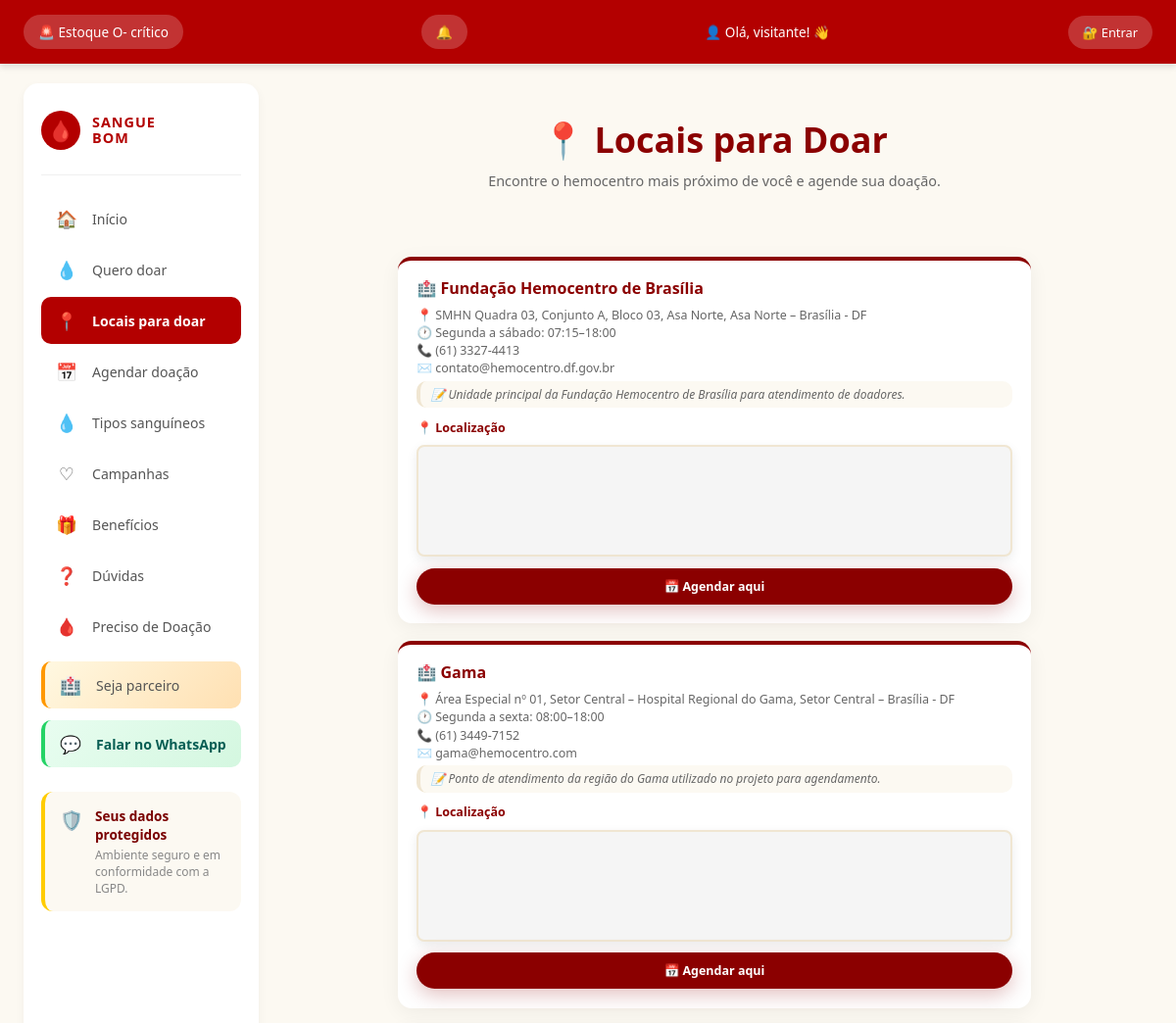
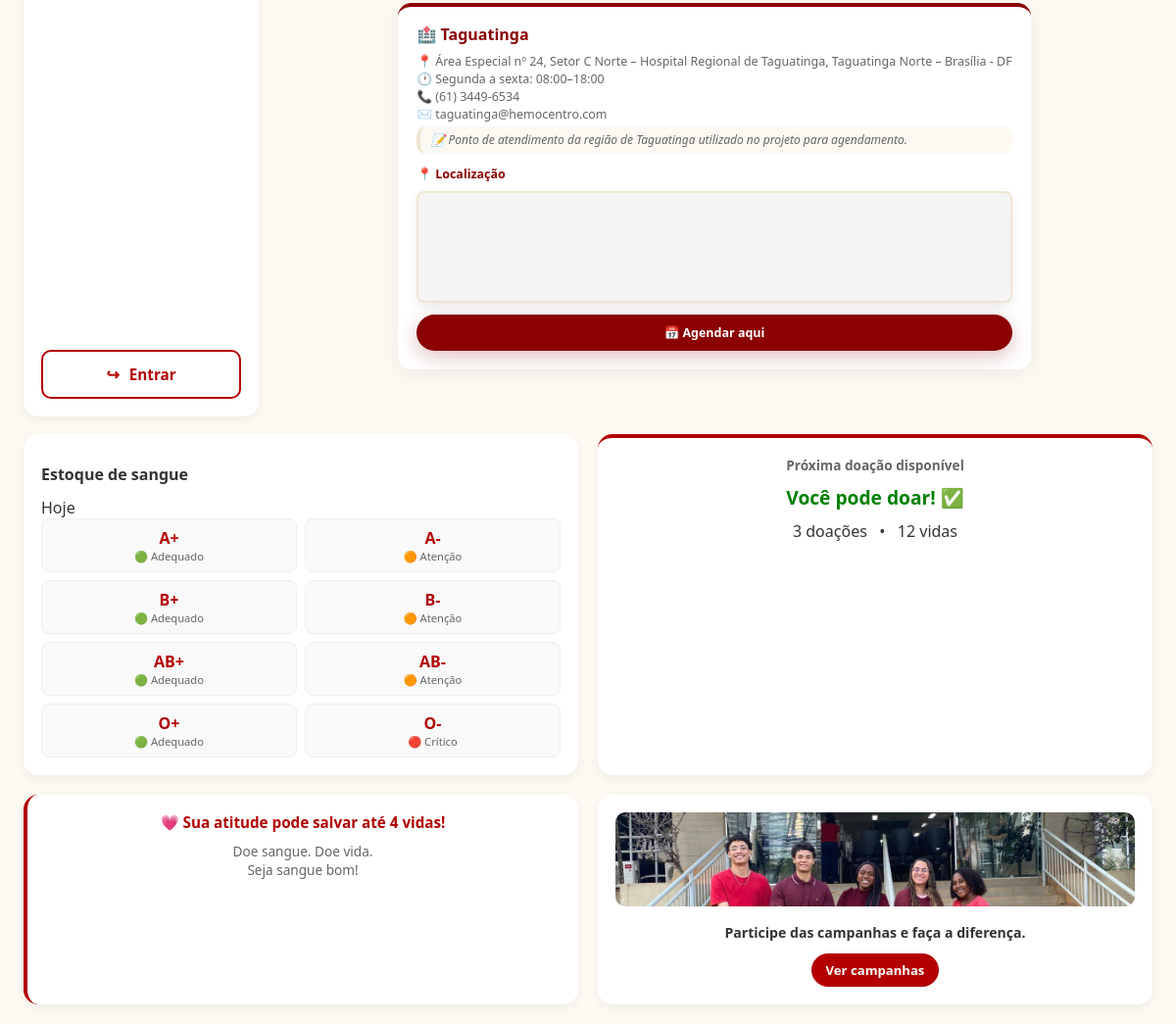
Page /locais_para_doar/ on the committed database (2 pictures, top to bottom).
### membros/models.py (models this page shows, shortened)
class Hemocentro(models.Model):
    usuario = models.OneToOneField(
        User,
        on_delete=models.CASCADE,
        null=True,
        blank=True,
        related_name='hemocentro'
    )
    nome = models.CharField(max_length=100)
    endereco = models.CharField(max_length=200)
    bairro = models.CharField(max_length=100)
    cidade = models.CharField(max_length=100)
    cep = models.CharField(max_length=10)
    telefone = models.CharField(max_length=20)
    email = models.EmailField()
    horario_abertura = models.TimeField()
    horario_fechamento = models.TimeField()
    dias_atendimento = models.CharField(max_length=100)
    descricao = models.TextField(blank=True)
    ativo = models.BooleanField(default=True)

### membros/views.py (the view)
def locais_para_doar(request):
    if request.user.is_authenticated:
        if request.user.is_staff:
            return redirect('relatorios')
        if hasattr(request.user, 'hemocentro'):
            return redirect('painel_hemocentro')
    hemocentros = Hemocentro.objects.filter(ativo=True).order_by('nome')
    return render(request, 'locais_para_doar.html', {
        'hemocentros': hemocentros,
        'lateral_direita': True,
    })

### membros/context_processors.py (called while the page is built, shortened)
def notificacoes_nao_lidas(request):
    return {'notificacoes_nao_lidas': 0}

### templates/locais_para_doar.html (shortened to what this page needs)
{% extends 'base.html' %}
{% load static %}
{% block content %}
    <link rel="stylesheet" href="{% static 'css/locais_para_doar.css' %}">
    <header class="locais-header">
        <h1>📍 Locais para Doar</h1>
        <p>Encontre o hemocentro mais próximo de você e agende sua doação.</p>
    </header>
    {% if hemocentros %}
        <div class="hemocentros-grid">
            {% for h in hemocentros %}
                <section class="hemocentro-card">
                    <h2>🏥 {{ h.nome }}</h2>
                    <div class="hemocentro-info">
                        <p>📍 {{ h.endereco }}, {{ h.bairro }} – {{ h.cidade }} - {{ h.estado|default:"DF" }}</p>
                        <p>🕐 {{ h.dias_atendimento }}: {{ h.horario_abertura|time:"H:i" }}–{{ h.horario_fechamento|time:"H:i" }}</p>
                        <p>📞 {{ h.telefone }}</p>
                        <p>✉️ {{ h.email }}</p>
                        {% if h.descricao %}
                            <p class="descricao">📝 {{ h.descricao }}</p>
                        {% endif %}
                    </div>
                    <h3>📍 Localização</h3>
                    <div class="mapa-wrapper">
                        <iframe
                            src="https://www.google.com/maps?q={{ h.endereco|urlencode }},+{{ h.cidade|urlencode }}&output=embed"
                            width="100%"
                            height="220"
                            style="border:0;"
                            allowfullscreen=""
                            loading="lazy">
                        </iframe>
                    </div>
                    <a href="{% url 'agendar_doacao' %}" class="btn-agendar">
                        📅 Agendar aqui
                    </a>
                </section>
            {% endfor %}
        </div>
    {% else %}
        <p class="vazio">Nenhum hemocentro cadastrado no momento.</p>
    {% endif %}
{% endblock %}

### membros/static/css/base.css (style rules this page uses)
* { margin: 0; padding: 0; box-sizing: border-box; font-family: 'Segoe UI', Tahoma, Geneva, Verdana, sans-serif; }
html, body { width: 100%; overflow-x: hidden; }
body { background-color: #fcf9f2; color: #333; min-height: 100vh; display: flex; flex-direction: column; }
:root { --vermelho-principal: #8b0000; --vermelho-escuro: #5c0000; --vermelho-claro: #b30000; --vermelho-banner: #7a0000; --vermelho-suave: #fff5f5; --vermelho-borda: #f0e6d2; --texto-principal: #333; --texto-secundario: #666; --branco: #ffffff; }
header[class] { background: transparent; color: inherit; display: block; padding: 0; box-shadow: none; gap: 0; flex-wrap: nowrap; }
section > h2 { margin-bottom: clamp(18px, 2vw, 26px); margin-top: clamp(8px, 1vw, 16px); font-size: clamp(1.3rem, 1.8vw, 1.6rem); color: var(--texto-principal); }

### rows in the picture
Hemocentro: nome "Fundação Hemocentro de Brasília", endereco "SMHN Quadra 03, Conjunto A, Bloco 03, Asa Norte", bairro "Asa Norte", cidade "Brasília", estado "DF", dias_atendimento "Segunda a sábado", horario_abertura "07:15", horario_fechamento "18:00", telefone "(61) 3327-4413", email "contato@hemocentro.df.gov.br", descricao "Unidade principal da Fundação Hemocentro de Brasília para atendimento de doadores."
Hemocentro: nome "Gama", endereco "Área Especial nº 01, Setor Central – Hospital Regional do Gama", bairro "Setor Central", cidade "Brasília", estado "DF", dias_atendimento "Segunda a sexta", horario_abertura "08:00", horario_fechamento "18:00", telefone "(61) 3449-7152", email "gama@hemocentro.com", descricao "Ponto de atendimento da região do Gama utilizado no projeto para agendamento."
Hemocentro: nome "Taguatinga", endereco "Área Especial nº 24, Setor C Norte – Hospital Regional de Taguatinga", bairro "Taguatinga Norte", cidade "Brasília", estado "DF", dias_atendimento "Segunda a sexta", horario_abertura "08:00", horario_fechamento "18:00", telefone "(61) 3449-6534", email "taguatinga@hemocentro.com", descricao "Ponto de atendimento da região de Taguatinga utilizado no projeto para agendamento."
